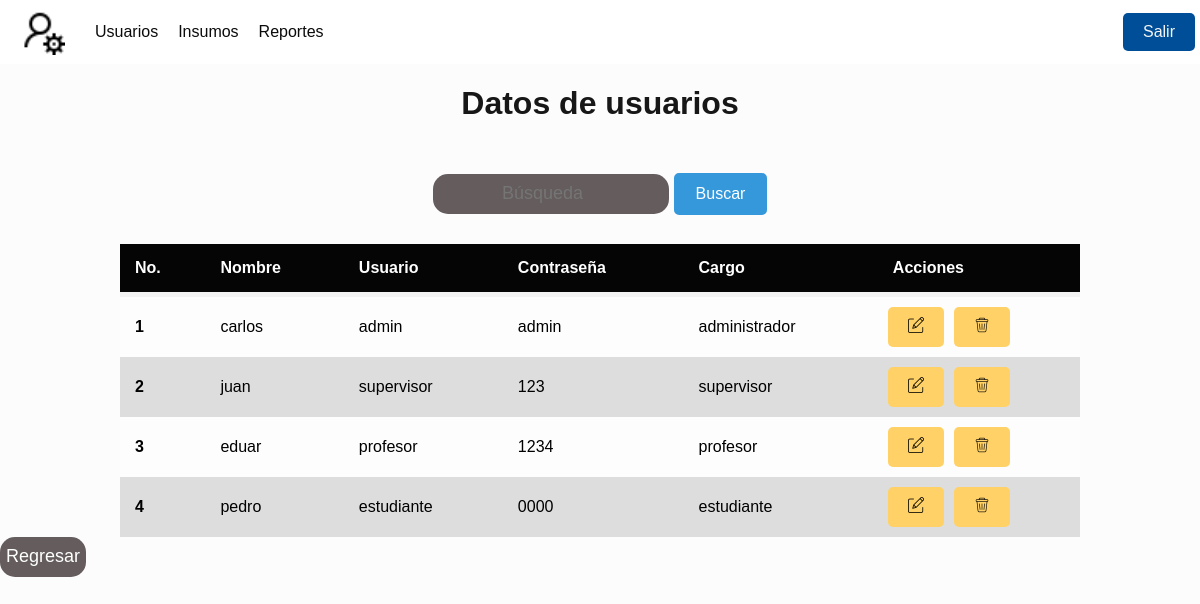
The page /Administrador/user_registrados.php (signed in) on the database its author committed.
### tables this page shows
CREATE TABLE `usuarios` (
  `id` int(11) NOT NULL,
  `nombre` varchar(200) NOT NULL,
  `usuario` varchar(200) NOT NULL,
  `contraseña` varchar(200) NOT NULL,
  `id_cargo` varchar(200) NOT NULL
);

### Administrador/user_registrados.php (the view, shortened to what this page needs)
<?php
$conex = mysqli_connect('localhost', 'root', '', 'rol');
$where = "";
$sql = "SELECT * from usuarios " . $where;
$resultado = mysqli_query($conex, $sql);
?>
<!DOCTYPE html>
<html lang="es">
<head>
    <link rel="stylesheet" href="/project/css/user_registrados.css">
</head>
<body>
    <div class="navbar">
        <div class="navbar-start">
            <div class="navbar-brand">
                <a class="navbar-item" href="/project/users/admin.php">
                    <img  src="/project/img/admin.png" width="50" height="50">
                </a>
            </div>
            <div class="navbar-item has-dropdown is-hoverable">
                <a class="navbar-link">Usuarios</a>
            </div>
            <div class="navbar-item has-dropdown is-hoverable">
                <a class="navbar-link">Insumos</a>
            </div>
            <div class="navbar-item has-dropdown is-hoverable">
                <a class="navbar-link">Reportes</a>
            </div>
        </div>
        <div class="navbar-end">
            <a href="/project/php/logout.php" class="button is-link">Salir</a>
        </div>
    </div>
    <form class="buscador" action="" method="GET">
        <h1>Datos de usuarios</h1>
        <div class="container_1">
            <div class="BS">
                <input class="form-control me-2 centered-input" type="search" placeholder="Búsqueda" name="busqueda"><br>
                <button class="btn btn-outline-info" type="submit" name="enviar">Buscar</button>
            </div>
        </div>
        <table class="table table-striped table-dark usuarios">
            <thead>
                <tr>
                    <th>No.</th>
                    <th>Nombre</th>
                    <th>Usuario</th>
                    <th>Contraseña</th>
                    <th>Cargo</th>
                    <th>Acciones</th>
                </tr>
            </thead>
            <?php
            while ($mostrar = mysqli_fetch_array($resultado)) {
            ?>
                <tr>
                    <th><?php echo $mostrar['id'] ?></th>
                    <td><?php echo $mostrar['nombre'] ?></td>
                    <td><?php echo $mostrar['usuario'] ?></td>
                    <td><?php echo $mostrar['contraseña'] ?></td>
                    <td><?php echo $mostrar['id_cargo'] ?></td>
                    <td class="btn1">
                        <a href="/project/Administrador/editar.php?id=<?php echo $mostrar['id']; ?>" style="background-image: url('/project/img/editar.png'); width: 16px; height: 16px; display: inline-block;"></a>
                    </td>
                    <td class="btn2">
                        <a href="/project/php/eliminar.php?id=<?php echo $mostrar['id']; ?>"
                            onclick="return confirmarEliminar(<?php echo $mostrar['id']; ?>)">
                            <img src="/project/img/eliminar.png" alt="Eliminar" width="16" height="16" style="display: inline-block;">
                        </a>
                    </td>
                </tr>
            <?php
            }
            ?>
        </table>
        <input type="submit" value="Regresar" onclick="window.location.href= '/project/users/admin.php'">
    </form>
</body>
</html>

### css/user_registrados.css (style rules this page uses)
body { font-family: 'Times New Roman', Times, serif; background-color: rgb(252, 252, 252); margin: 0; padding: 0; }
h1 { color: rgb(24, 23, 23); text-align: center; font-family: Arial, Helvetica, sans-serif; }
table { margin-top: 20px; margin: 0 auto; background-color: #fdfdfd; width: 80%; text-align: left; border-collapse: collapse; font-family: Arial, Helvetica, sans-serif; }
th, td { padding: 15px; }
thead { background-color: #050505; border-bottom: solid 5px #f3f3f3; color: white; }
tr:nth-child(even) { background-color: #ddd; }
input { text-align: center; border: none; outline: none; height: 40px; background: #645c5d; color: #fff; font-size: 18px; border-radius: 15px; }
.navbar { background-color: #ffffff; color: #000000; display: flex; justify-content: space-between; align-items: left; padding: 5px; }
.navbar-start, .navbar-end { display: flex; align-items: center; font-family: Arial, Helvetica, sans-serif; }
.navbar-item { margin: 0 10px; }
.navbar-link { color: #0c0b0b; text-decoration: none; }
.navbar-brand { display: flex; align-items: center; }
.navbar-brand img { margin-right: 10px; }
.button.is-link { background-color: #004e98; color: #f5f5f5; border: none; padding: 10px 20px; border-radius: 5px; text-decoration: none; cursor: pointer; }
.btn1, td:visited td { margin: 10px auto; background-color: #ffd166; color: white; padding: 10px 20px; text-align: center; text-decoration: none; display: inline-block; border-radius: 5px; margin-left: 10px; }
.btn2, td:visited td { margin: 10px auto; background-color: #ffd166; color: white; padding: 10px 20px; text-align: center; text-decoration: none; display: inline-block; border-radius: 5px; margin-left: 10px; }
.btn1 a { color:black; font-family: Arial, Helvetica, sans-serif; text-decoration: none; }
.btn2 a { color: black; font-family: Arial, Helvetica, sans-serif; text-decoration: none; }
.container_1 { display: flex; justify-content: center; align-items: center; height: 100px; }
.BS { display: flex; align-items: center; }
.form-control { margin-right: 5px; flex: 1; }
.btn { padding: 10px 20px; border: 2px solid #3498db; border-radius: 5px; background-color: #3498db; color: white; font-size: 16px; cursor: pointer; transition: background-color 0.3s ease; }

### rows shown on the page
usuarios: id "1", nombre "carlos", usuario "admin", contraseña "admin", id_cargo "administrador"
usuarios: id "2", nombre "juan", usuario "supervisor", contraseña "123", id_cargo "supervisor"
usuarios: id "3", nombre "eduar", usuario "profesor", contraseña "1234", id_cargo "profesor"
usuarios: id "4", nombre "pedro", usuario "estudiante", contraseña "0000", id_cargo "estudiante"
